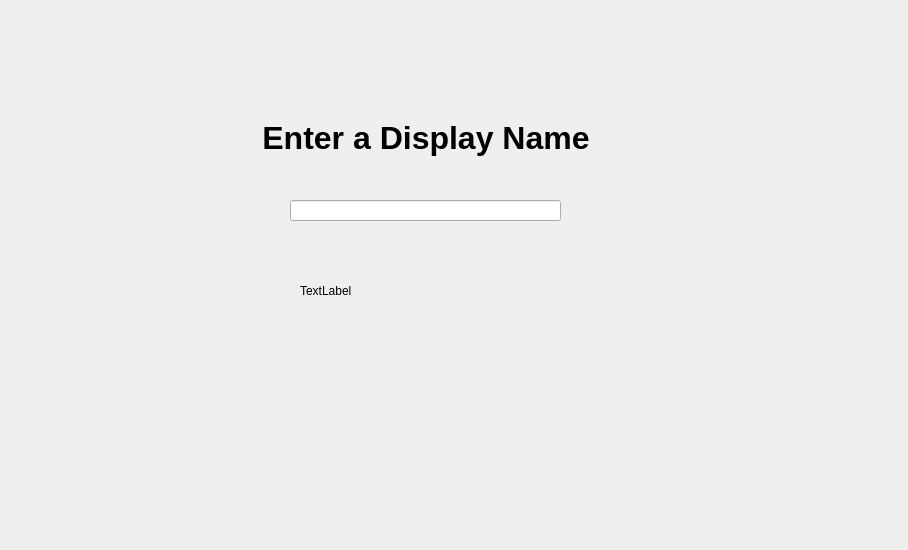
<?xml version="1.0" encoding="UTF-8"?>
<ui version="4.0">
 <class>UserDialog</class>
 <widget class="QDialog" name="UserDialog">
  <property name="geometry">
   <rect>
    <x>0</x>
    <y>0</y>
    <width>908</width>
    <height>550</height>
   </rect>
  </property>
  <property name="windowTitle">
   <string>Dialog</string>
  </property>
  <widget class="QLabel" name="prompt">
   <property name="geometry">
    <rect>
     <x>210</x>
     <y>110</y>
     <width>432</width>
     <height>57</height>
    </rect>
   </property>
   <property name="font">
    <font>
     <pointsize>24</pointsize>
     <bold>true</bold>
    </font>
   </property>
   <property name="contextMenuPolicy">
    <enum>Qt::ContextMenuPolicy::DefaultContextMenu</enum>
   </property>
   <property name="text">
    <string>&lt;html&gt;&lt;head/&gt;&lt;body&gt;&lt;p align=&quot;center&quot;&gt;Enter a Display Name&lt;/p&gt;&lt;/body&gt;&lt;/html&gt;</string>
   </property>
  </widget>
  <widget class="QLineEdit" name="lineEdit">
   <property name="geometry">
    <rect>
     <x>290</x>
     <y>200</y>
     <width>271</width>
     <height>21</height>
    </rect>
   </property>
  </widget>
  <widget class="QLabel" name="errorLabel">
   <property name="geometry">
    <rect>
     <x>300</x>
     <y>280</y>
     <width>271</width>
     <height>21</height>
    </rect>
   </property>
   <property name="text">
    <string>TextLabel</string>
   </property>
  </widget>
 </widget>
 <resources/>
 <connections/>
</ui>
